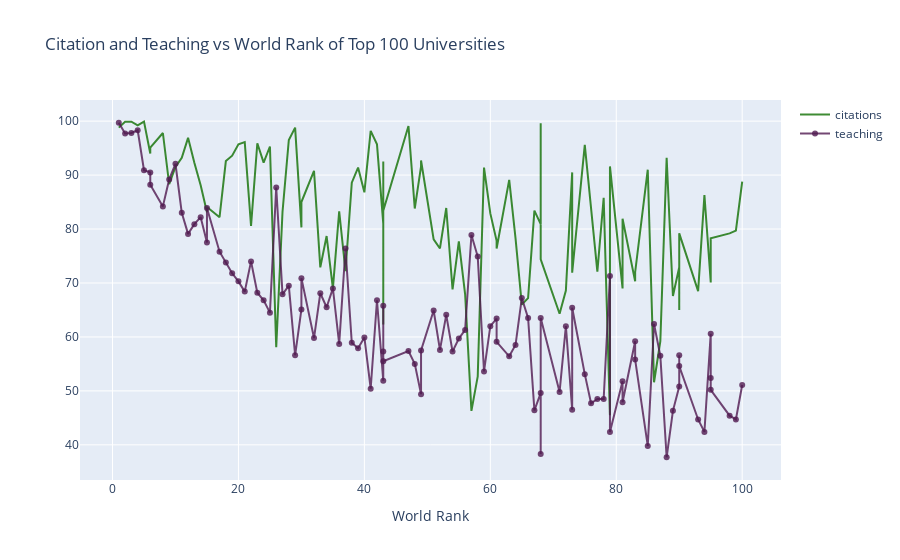

Source (notebook cell):
### Markdown cell above
<p id="1"></p> <br>

## Line Plot 

<br> Line Charts Example: Citation and Teaching vs World Rank of Top 100 Universities
* Import graph_objs as *go*
* Creating traces
    * x = x axis
    * y = y axis
    * mode = type of plot like marker, line or line + markers
    * name = name of the plots
    * marker = marker is used with dictionary. 
        * color = color of lines. It takes RGB (red, green, blue) and opacity (alpha)
    * text = The hover text (hover is curser)
* data = is a list that we add traces into it
* layout = it is dictionary.
    * title = title of layout
    * x axis = it is dictionary
        * title = label of x axis
        * ticklen = length of x axis ticks
        * zeroline = showing zero line or not
* fig = it includes data and layout
* iplot() = plots the figure(fig) that is created by data and layout

### Code cell
# prepare dataframe
df = timesData.iloc[:100,:]

# import graph object as "go"
import plotly.graph_objs as go

# creating trace 1
trace1 = go.Scatter(
                    x = df.world_rank,
                    y = df.citations,
                    mode = 'lines',
                    name = 'citations',
                    marker = dict(color = 'rgba(16, 112, 2, 0.8)'),
                    text = df.university_name) 
# creating trace 2
trace2 = go.Scatter(
                    x = df.world_rank,
                    y = df.teaching,
                    mode = 'lines+markers',
                    name = 'teaching',
                    marker = dict(color = 'rgba(80, 26, 80, 0.8)'),
                    text = df. university_name)

data = [trace1, trace2]
layout = dict( title = 'Citation and Teaching vs World Rank of Top 100 Universities',
                xaxis= dict(title= 'World Rank',ticklen= 5,zeroline= False))
              
fig = dict(data = data, layout = layout)
iplot(fig)

### Figure 1 — Plotly figure (JSON) as saved in the notebook; plotly's stock layout.template omitted (floating-point values rounded to 4 significant figures)
{"data": [{"marker": {"color": "rgba(16, 112, 2, 0.8)"}, "mode": "lines", "name": "citations", "text": ["Harvard University", "California Institute of Technology", "Massachusetts Institute of Technology", "Stanford University", "Princeton University", "University of Cambridge", "University of Oxford", "University of California, Berkeley", "Imperial College London", "Yale University", "University of California, Los Angeles", "University of Chicago", "Johns Hopkins University", "Cornell University", "ETH Zurich – Swiss Federal Institute of Technology Zurich", "University of Michigan", "University of Toronto", "Columbia University", "University of Pennsylvania", "Carnegie Mellon University", "University of Hong Kong", "University College London", "University of Washington", "Duke University", "Northwestern University", "University of Tokyo", "Georgia Institute of Technology", "Pohang University of Science and Technology", "University of California, Santa Barbara", "University of British Columbia", "University of North Carolina at Chapel Hill", "University of California, San Diego", "University of Illinois at Urbana-Champaign", "National University of Singapore", "McGill University", "University of Melbourne", "Peking University", "Washington University in St Louis", "École Polytechnique", "University of Edinburgh", "Hong Kong University of Science and Technology", "École Normale Supérieure", "Australian National University", "Karolinska Institute", "University of Göttingen", "University of Wisconsin", "Rice University", "École Polytechnique Fédérale de Lausanne", "University of California, Irvine", "University of Science and Technology of China", "Vanderbilt University", "University of Minnesota", "Tufts University", "University of California, Davis", "Brown University", "University of Massachusetts", "Kyoto University", "Tsinghua University", "Boston University", "New York University", "Emory University", "LMU Munich", "University of Notre Dame", "University of Pittsburgh", "Case Western Reserve University", "Ohio State University", "University of Colorado Boulder", "University of Bristol", "University of California, Santa Cruz", "Yeshiva University", "University of Sydney", "University of Virginia", "University of Adelaide", "University of Southern California", "William & Mary", "Trinity College Dublin", "King’s College London", "Stony Brook University", "Korea Advanced Institute of Science and Technology (KAIST)", "University of Sussex", "The University of Queensland", "University of York", "Heidelberg University", "University of Utah", "Durham University", "London School of Economics and Political Science", "University of Manchester", "Royal Holloway, University of London", "Lund University", "University of Southampton", "University of Zurich", "Wake Forest University", "McMaster University", "University College Dublin", "George Washington University", "University of Arizona", "University of Basel", "University of Maryland, College Park", "Dartmouth College", "École Normale Supérieure de Lyon"], "type": "scatter", "x": ["1", "2", "3", "4", "5", "6", "6", "8", "9", "10", "11", "12", "13", "14", "15", "15", "17", "18", "19", "20", "21", "22", "23", "24", "25", "26", "27", "28", "29", "30", "30", "32", "33", "34", "35", "36", "37", "38", "39", "40", "41", "42", "43", "43", "43", "43", "47", "48", "49", "49", "51", "52", "53", "54", "55", "56", "57", "58", "59", "60", "61", "61", "63", "64", "65", "66", "67", "68", "68", "68", "71", "72", "73", "73", "75", "76", "77", "78", "79", "79", "81", "81", "83", "83", "85", "86", "87", "88", "89", "90", "90", "90", "93", "94", "95", "95", "95", "98", "99", "100"], "y": [98.8, 99.9, 99.9, 99.2, 99.9, 94, 95.1, 97.8, 88.3, 91.5, 93.2, 96.9, 92.3, 88.1, 83.1, 84.1, 82.2, 92.6, 93.6, 95.7, 96.1, 80.6, 95.9, 92.3, 95.3, 58.1, 83.2, 96.5, 98.8, 80.3, 85, 90.8, 72.9, 78.7, 69, 83.3, 72.2, 88.6, 91.4, 86.8, 98.2, 95.7, 81, 62.3, 92.5, 83.4, 99.1, 83.8, 91.6, 92.7, 78.1, 76.4, 83.9, 68.8, 77.7, 67.9, 46.3, 52.7, 91.4, 82.9, 77.8, 76.4, 89.1, 78.3, 66, 67.2, 83.4, 80.9, 99.6, 74.4, 64.3, 68.6, 90.5, 71.9, 95.6, 84.4, 72.1, 85.8, 45.5, 91.6, 69, 81.9, 70.3, 72, 91, 51.6, 59.2, 93.2, 67.6, 72.9, 65, 79.2, 68.5, 86.3, 70.2, 70.1, 78.3, 79.2, 79.7, 88.8]}, {"marker": {"color": "rgba(80, 26, 80, 0.8)"}, "mode": "lines+markers", "name": "teaching", "text": ["Harvard University", "California Institute of Technology", "Massachusetts Institute of Technology", "Stanford University", "Princeton University", "University of Cambridge", "University of Oxford", "University of California, Berkeley", "Imperial College London", "Yale University", "University of California, Los Angeles", "University of Chicago", "Johns Hopkins University", "Cornell University", "ETH Zurich – Swiss Federal Institute of Technology Zurich", "University of Michigan", "University of Toronto", "Columbia University", "University of Pennsylvania", "Carnegie Mellon University", "University of Hong Kong", "University College London", "University of Washington", "Duke University", "Northwestern University", "University of Tokyo", "Georgia Institute of Technology", "Pohang University of Science and Technology", "University of California, Santa Barbara", "University of British Columbia", "University of North Carolina at Chapel Hill", "University of California, San Diego", "University of Illinois at Urbana-Champaign", "National University of Singapore", "McGill University", "University of Melbourne", "Peking University", "Washington University in St Louis", "École Polytechnique", "University of Edinburgh", "Hong Kong University of Science and Technology", "École Normale Supérieure", "Australian National University", "Karolinska Institute", "University of Göttingen", "University of Wisconsin", "Rice University", "École Polytechnique Fédérale de Lausanne", "University of California, Irvine", "University of Science and Technology of China", "Vanderbilt University", "University of Minnesota", "Tufts University", "University of California, Davis", "Brown University", "University of Massachusetts", "Kyoto University", "Tsinghua University", "Boston University", "New York University", "Emory University", "LMU Munich", "University of Notre Dame", "University of Pittsburgh", "Case Western Reserve University", "Ohio State University", "University of Colorado Boulder", "University of Bristol", "University of California, Santa Cruz", "Yeshiva University", "University of Sydney", "University of Virginia", "University of Adelaide", "University of Southern California", "William & Mary", "Trinity College Dublin", "King’s College London", "Stony Brook University", "Korea Advanced Institute of Science and Technology (KAIST)", "University of Sussex", "The University of Queensland", "University of York", "Heidelberg University", "University of Utah", "Durham University", "London School of Economics and Political Science", "University of Manchester", "Royal Holloway, University of London", "Lund University", "University of Southampton", "University of Zurich", "Wake Forest University", "McMaster University", "University College Dublin", "George Washington University", "University of Arizona", "University of Basel", "University of Maryland, College Park", "Dartmouth College", "École Normale Supérieure de Lyon"], "type": "scatter", "x": ["1", "2", "3", "4", "5", "6", "6", "8", "9", "10", "11", "12", "13", "14", "15", "15", "17", "18", "19", "20", "21", "22", "23", "24", "25", "26", "27", "28", "29", "30", "30", "32", "33", "34", "35", "36", "37", "38", "39", "40", "41", "42", "43", "43", "43", "43", "47", "48", "49", "49", "51", "52", "53", "54", "55", "56", "57", "58", "59", "60", "61", "61", "63", "64", "65", "66", "67", "68", "68", "68", "71", "72", "73", "73", "75", "76", "77", "78", "79", "79", "81", "81", "83", "83", "85", "86", "87", "88", "89", "90", "90", "90", "93", "94", "95", "95", "95", "98", "99", "100"], "y": [99.7, 97.7, 97.8, 98.3, 90.9, 90.5, 88.2, 84.2, 89.2, 92.1, 83, 79.1, 80.9, 82.2, 77.5, 83.9, 75.8, 73.8, 71.8, 70.3, 68.4, 74, 68.2, 66.8, 64.5, 87.7, 67.9, 69.5, 56.6, 65.1, 70.9, 59.8, 68.1, 65.5, 69, 58.7, 76.4, 58.9, 57.9, 59.9, 50.4, 66.8, 51.9, 65.8, 57.3, 55.5, 57.4, 55, 49.4, 57.5, 64.9, 57.6, 64.1, 57.3, 59.7, 61.3, 78.9, 74.9, 53.6, 62, 63.4, 59.1, 56.4, 58.5, 67.2, 63.5, 46.4, 49.6, 38.3, 63.5, 49.8, 62, 46.5, 65.4, 53.1, 47.7, 48.5, 48.5, 71.3, 42.4, 51.8, 47.9, 59.2, 55.8, 39.8, 62.4, 56.5, 37.7, 46.3, 50.8, 56.6, 54.6, 44.7, 42.4, 60.6, 52.4, 50.2, 45.4, 44.7, 51.1]}], "layout": {"title": {"text": "Citation and Teaching vs World Rank of Top 100 Universities"}, "xaxis": {"ticklen": 5, "title": {"text": "World Rank"}, "zeroline": false}}}
